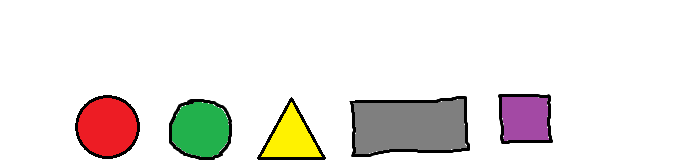
#> input picture DeteccionDeFiguras/assets/figures.png, 695 x 168 px
$ python figure.py
#> lines starting #> are read from the running program, lines starting #| are printed output that depends on the picture; after the words box and inside, x2 and y2 are one past the last pixel; in counts of white or black regions, pixels touching at a corner belong together; long printed decimals are rounded
import cv2
color = (255,0,0)
#Cargamos la figura
image = cv2.imread('./assets/figures.png')
#> image is the input picture: shape (168, 695, 3); mean B, G, R 227.8, 231.8, 235.2
#Cambiamos la escala de color a imagen en escala de grises
gray = cv2.cvtColor(image, cv2.COLOR_BGR2GRAY)
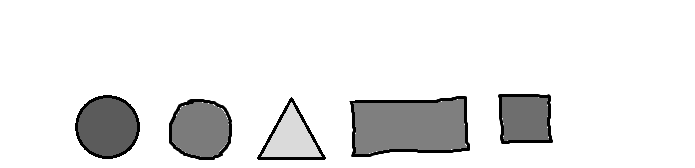
#> gray: shape (168, 695); min 0, max 255, mean 232.3
#Dibujo de los bordes detectando los cambios en los bordes
#((image,limiteMin, limiteMax)
canny1 = cv2.Canny(image, 50, 100)
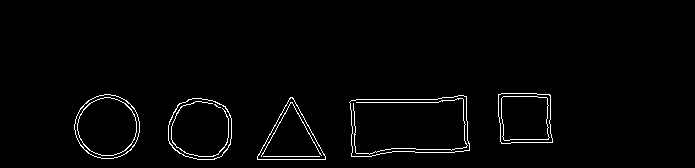
#> canny1: shape (168, 695); 1.9% white in thin lines or dots, all inside (x1, y1, x2, y2) = (74, 93, 553, 160)
#Suavizar los bordes dilantándolos
canny2 = cv2.dilate(canny1, None, iterations=2)
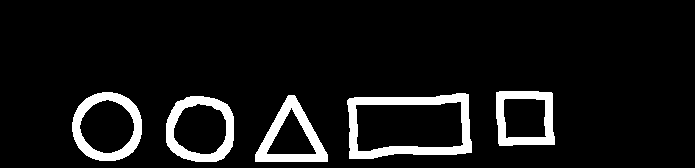
#> canny2: shape (168, 695); 8.2% white; 5 white regions, box (x1, y1, x2, y2) and area: (347, 93, 472, 159) 2751, (72, 92, 142, 161) 1762, (166, 96, 234, 162) 1758, (255, 95, 328, 162) 1749, (496, 91, 555, 146) 1542
#Suavizar los bordes erosionándolos
canny3 = cv2.erode(canny2, None, iterations=2)
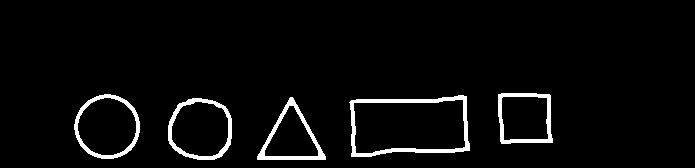
#> canny3: shape (168, 695); 3.9% white; 5 white regions
#Se detectan los contornos haciendo conteo de los lados usando el borde externo de la imagen
#RETR_EXTERNAL, RETR_LIST, RETR_COMP y RETR_TREE
cnts,_ = cv2.findContours(canny3, cv2.RETR_EXTERNAL, cv2.CHAIN_APPROX_SIMPLE)# OpenCV 4
#> cnts = 5 contours; box (x1, y1, x2, y2) and area: (349, 95, 470, 157) 6274, (74, 94, 140, 159) 3258, (168, 98, 232, 160) 3188, (498, 93, 553, 144) 2508, (257, 97, 326, 160) 2257
cv2.imshow('canny 1',canny1)
cv2.imshow('canny 2',canny2)
cv2.imshow('canny 3',canny3)
cv2.waitKey(0)
#Aplicamos un for para detectar el número de lados de cada contorno
for c in cnts:
    #Se calcula un porcentaje de error en la longitud de los arcos detectados en cada grupo de contornos
    #Calculando el error sobre el perímetro de la figura
	epsilon = 0.01*cv2.arcLength(c,True)
    #Aproximación del contorno a un polígono de contorno cerrado
	approx = cv2.approxPolyDP(c,epsilon,True)
	#Se obtiene un rectángulo que encierra al contorno detectado
	x,y,w,h = cv2.boundingRect(approx)
    #Comparación para el número de lados detectado
	if len(approx)==3:
		cv2.putText(image,'Triangulo', (x,y-5),1,1,color,1)
	if len(approx)==4:
		proporcion= float(w)/h
		print('aspect_ratio= ', proporcion)
		if proporcion > 0.85 and proporcion < 1.25:
			cv2.putText(image,'Cuadrado', (x,y-5),1,1,color,1)
		else:
			cv2.putText(image,'Rectangulo', (x,y-5),1,1,color,1)
	if len(approx)==5:
		cv2.putText(image,'Pentagono', (x,y-5),1,1,color,1)
	if len(approx)==6:
		cv2.putText(image,'Hexagono', (x,y-5),1,1,color,1)
    #Para detección de círculos se realiza mediante la definición de un circulo
    #como un polígono de muchos lados
	if len(approx)>10:
		cv2.putText(image,'Circulo', (x,y-5),1,1,color,1)
	cv2.drawContours(image, [approx], 0, color,2)
	cv2.imshow('image',image)
	cv2.waitKey(0)
#> this loop made 5 passes
#> (epsilon, approx, x, y, w, h, proporcion) on passes 3, 5: (3.53, [[466, 96], [351, 100], [351, 156], [469, 150]], 351, 96, 119, 61, 1.95), (2.03, [[498, 94], [501, 143], [552, 142], [549, 94]], 498, 94, 55, 50, 1.1)
#> (epsilon, x, y, w, h) on passes 1, 4: (2.13, 168, 98, 64, 62), (2.14, 74, 94, 66, 65)
#| aspect_ratio=  1.951
#| aspect_ratio=  1.1
#> pass 1, `cv2.imshow('image',image)`:
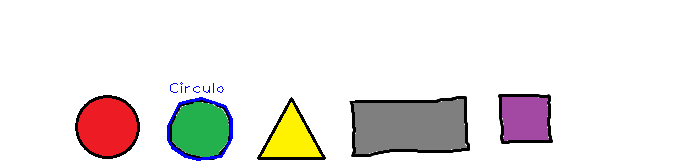
#> window 'image': shape (168, 695, 3); mean B, G, R 228.5, 231.1, 234.5
#> pass 2, `cv2.imshow('image',image)`:
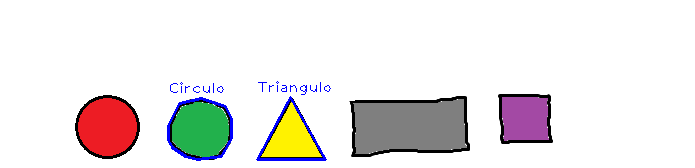
#> window 'image': shape (168, 695, 3); mean B, G, R 229.4, 230.5, 233.9
#> after the loop:
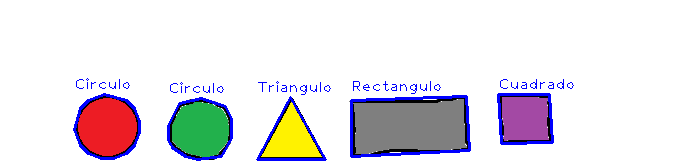
#> image: shape (168, 695, 3); 3.42% of pixels changed, all inside (x1, y1, x2, y2) = (73, 78, 574, 161)
cv2.destroyAllWindows()
